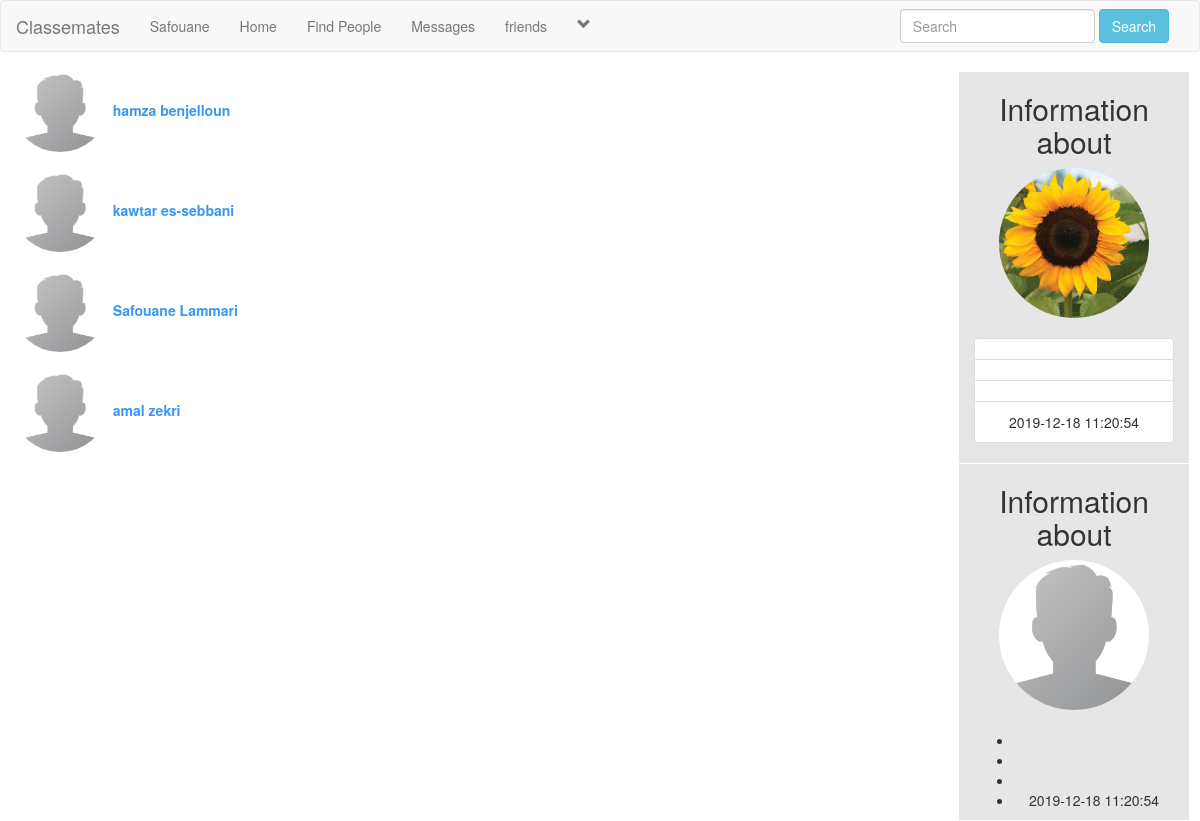
The page /messages.php (signed in) on the database its author committed.
### tables this page shows
CREATE TABLE `users` (
  `user_id` int(11) NOT NULL,
  `f_name` text NOT NULL,
  `l_name` text NOT NULL,
  `user_name` text NOT NULL,
  `describe_user` varchar(255) NOT NULL,
  `relationship` text NOT NULL,
  `user_pass` varchar(255) NOT NULL,
  `user_email` varchar(255) NOT NULL,
  `user_gender` text NOT NULL,
  `user_birthday` text NOT NULL,
  `user_image` varchar(255) NOT NULL,
  `user_cover` varchar(255) NOT NULL,
  `user_reg_date` timestamp NULL DEFAULT current_timestamp(),
  `status` text NOT NULL,
  `posts` text NOT NULL,
  `recovry_account` varchar(255) NOT NULL
);

### messages.php (the view, shortened to what this page needs)
<?php
include("includes/header.php");
?>
<!DOCTYPE html>
<html>
<head>
	<link rel="stylesheet" href="https://maxcdn.bootstrapcdn.com/bootstrap/3.3.7/css/bootstrap.min.css">
	<link rel="stylesheet" type="text/css" href="style/home_style2.css">
</head>
<body>
<div class="row">
	<div class="col-sm-3" id="select_user">
			<?php
				$user = "select * from users";
				$run_user = mysqli_query($con, $user);
				while($row_user = mysqli_fetch_array($run_user)){
				$user_id = $row_user['user_id'];
				$user_name = $row_user['user_name'];
				$first_name = $row_user['f_name'];
				$last_name = $row_user['l_name'];
				$user_image = $row_user['user_image'];
				echo"
						<div class='container-fluid'>
							<a style='text-decoration: none;cursor: pointer;color:#3897f0;'                        href='messages.php?u_id=$user_id'>
								<img class='img-circle' src='users/$user_image' width='90px' height='80px' title='$user_name'><strong>&nbsp $first_name $last_name</strong><br><br>
							</a>
						</div>
				";
			}
			?>
	</div>
		<div class="col-sm-6">
	</div>
	<div class="col-sm-3">
		<?php
		if($get_id == "new"){
	}else{
	 echo"
	 <div class='row'>
	 	<div class='col-sm-2'>
	 	</div>
	 	<center>
	 		<div style='background-color: #e6e6e6;' class='col-sm-9'>
	 			<h2>Information about </h2>
	 			<img  class='img-circle' src='users/sunflower.jpg' width='150px' height='150px'><br><br>
	 			<ul class='list-group'>
	 				<li class='list-group-item' title='Username'><strong>".$l_name."".$f_name."</strong></li>
	 				<li class='list-group-item' title='User status'><strong>".$describe_user."</strong></li>
	 				<li class='list-group-item' title='Gender'>".$gender."</li>
					<li class='list-group-item' title='user registration date'>".$register_date."</li>
	 			</ul>
	 		</div>
	 		<div class='col-sm-1'>
	 		</div>
	 </div>
	<div class='row'>
			<div class='col-sm-2'>
			</div>
			<center>
				<div style='background-color: #e6e6e6;' class='col-sm-9'>
					<h2>Information about</h2>
					<img class='img-circle' src='users/$user_image' width='150px' height='150px'>
					<br><br>
					<ul class='liste-group'>
						<li class='liste-group-item' title='username'><strong>$f_name $l_name</strong></li>
						<li class='liste-group-item' title='User status'><strong style='color: grey;'>$describe_user</strong></li>
						<li class='liste-group-item' title='Gender'>$gender</li>
						<li class='liste-group-item' title='User Registration Date'>$register_date</li>
					</ul>
				</div>
				<div class='col-sm-1'>
				</div>
		</div>
		";
}
	?>
	</div>
</div>
</body>
</html>

### includes/header.php (shortened to what this page needs)
<?php
include("functions/functions.php");
?>
<nav class="navbar navbar-default">
	<div class="container-fluid">
		<div class="navbar-header">
			<a class="navbar-brand" href="home.php">Classemates</a>
		</div>
		<div class="collapse navbar-collapse" id="#bs-example-navbar-collapse-1">
	      <ul class="nav navbar-nav">
	      	<?php
			$user = $_SESSION['user_email'];
			$get_user = "select * from users where user_email='".$user."'";
			$run_user = mysqli_query($con,$get_user);
			$row=mysqli_fetch_array($run_user);
			$user_id = $row['user_id'];
			$first_name = $row['f_name'];
			$register_date = $row['user_reg_date'];
			$user_posts = "select * from posts where user_id='$user_id'";
			$run_posts = mysqli_query($con,$user_posts);
			$posts = mysqli_num_rows($run_posts);
			?>
	        <li><a href='profile.php?<?php echo "u_id=$user_id" ?>'><?php echo "$first_name"; ?></a></li>
	       	<li><a href="home.php">Home</a></li>
			<li><a href="members.php">Find People</a></li>
			<li><a href="messages.php?u_id=new">Messages</a></li>
			<li><a href="friends.php?u_id=new">friends</a></li>
					<?php
						echo"
						<li class='dropdown'>
							<a href='#' class='dropdown-toggle' data-toggle='dropdown' role='button' aria-haspopup='true' aria-expanded='false'><span><i class='glyphicon glyphicon-chevron-down'></i></span></a>
							<ul class='dropdown-menu'>
								<li>
									<a href='my_post.php?u_id=$user_id'>My Posts <span class='badge badge-secondary'>$posts</span></a>
								</li>
								<li role='separator' class='divider'></li>
								<li>
									<a href='logout.php'>Logout</a>
								</li>
							</ul>
						</li>
						";
					?>
			</ul>
			<ul class="nav navbar-nav navbar-right">
				<li class="dropdown">
					<form class="navbar-form navbar-left" method="get" action="results.php">
						<div class="form-group">
							<input type="text" class="form-control" name="user_query" placeholder="Search">
						</div>
						<button type="submit" class="btn btn-info" name="search">Search</button>
					</form>
				</li>
			</ul>
		</div>
	</div>
</nav>

### style/home_style2.css (style rules this page uses)
body { overflow-x: hidden; }

### messages.php (style rules this page uses)
#select_user { max-height: 500px; overflow: scroll; }

### rows shown on the page
users: f_name "Safouane", user_image (picture), l_name "Lammari", user_reg_date "2019-12-18 11:20:54"
users: user_image (picture), f_name "hamza", l_name "benjelloun"
users: user_image (picture), f_name "kawtar", l_name "es-sebbani"
users: user_image (picture), f_name "amal", l_name "zekri"
